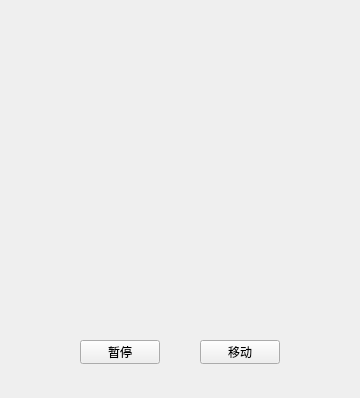
<?xml version="1.0" encoding="UTF-8"?>
<ui version="4.0">
 <class>Widget</class>
 <widget class="QWidget" name="Widget">
  <property name="geometry">
   <rect>
    <x>0</x>
    <y>0</y>
    <width>360</width>
    <height>398</height>
   </rect>
  </property>
  <property name="windowTitle">
   <string>Widget</string>
  </property>
  <widget class="QPushButton" name="pushButton">
   <property name="geometry">
    <rect>
     <x>200</x>
     <y>340</y>
     <width>80</width>
     <height>24</height>
    </rect>
   </property>
   <property name="text">
    <string>移动</string>
   </property>
  </widget>
  <widget class="QPushButton" name="btn">
   <property name="geometry">
    <rect>
     <x>80</x>
     <y>340</y>
     <width>80</width>
     <height>24</height>
    </rect>
   </property>
   <property name="text">
    <string>暂停</string>
   </property>
  </widget>
 </widget>
 <resources/>
 <connections/>
</ui>
